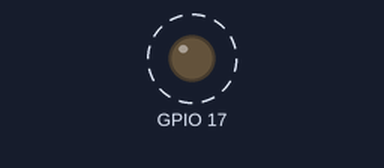
Recording of a program running on a simulated Raspberry Pi (BCM pin numbers). On the bench: output pins drawn as LEDs (lit = HIGH). Dashed ring = blinking. What the program prints to the terminal is not drawn.

Above: at 0.5 s.
Timing chart, 0 to 4.6 s (numbered marks = the images above):
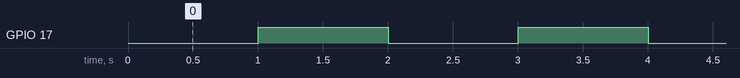

Measured:
- by itself, GPIO 17: alternates HIGH for 1.0 s and LOW for 1.0 s

The program:

led.py
```python
import RPi.GPIO as GPIO
import time

GPIO.setmode(GPIO.BCM)

# Set up #17 as an output
print "Setup #17"
GPIO.setup(17, GPIO.OUT)

var=1
print "Start loop"
while var==1:
 print "Set Output False"
 GPIO.output(17, False)
 time.sleep(1)
 print "Set Output True"
 GPIO.output(17, True)
 time.sleep(1)
```
